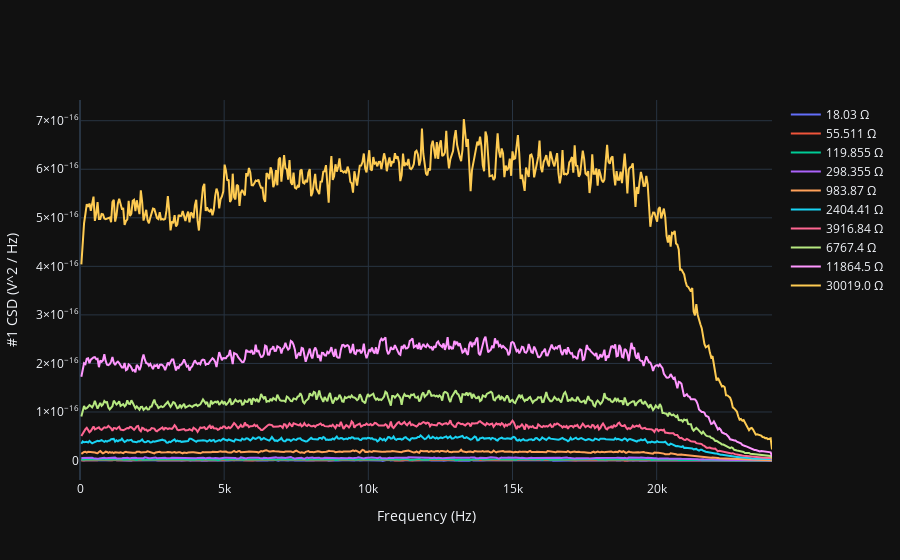

The cell this chart's notebook holds for it:
### Code cell
# Noise data analysis

Temp = 21.1 + 273.15
Temp_std = 1

fs = 48000

Pden_arr = np.array([])
Pden_std_arr = np.array([])


def G_std_over_G(f, V_in, R_2):
    return np.sqrt( ( (3E-3 + 0.01 * G_piece_func(f) * V_in) / (G_piece_func(f) * V_in) ) ** 2
                                     + (( v_into_amp(3E-3, cR_1, R_2) + 0.01 * V_in) / V_in) ** 2)

fig1 = go.Figure()
fig1.update_layout(
    xaxis_title="Frequency (Hz)",
    yaxis_title="#1 CSD (V^2 / Hz)",
    #xaxis_type="log",
    #yaxis_type='log',
    template="plotly_dark"
)

fig2 = go.Figure()
fig2.update_layout(
    xaxis_title="Frequency (Hz)",
    yaxis_title="#2 CSD (V^2 / Hz)",
    #xaxis_type="log",
    #yaxis_type='log',
    template="plotly_dark"
)

fig4 = go.Figure()
fig4.update_layout(
    xaxis_title="Frequency (Hz)",
    yaxis_title="PSD (V^2 / Hz)",
    #xaxis_type="log",
    template="plotly_dark"
)

# Spectral Analysis
r = 0
for v_dat_1L, v_dat_2L, v_dat_1R, v_dat_2R in zip(v_data_1L_arr, v_data_2L_arr, v_data_1R_arr, v_data_2R_arr):
    f1, P_den_1 = signal.welch(v_dat_1L, fs, nperseg=1024)
    
    fc_1, P_den_cross_1 = signal.csd(v_dat_1L, v_dat_1R, fs, nperseg=1024)
    fc_2, P_den_cross_2 = signal.csd(v_dat_2L, v_dat_2R, fs, nperseg=1024)
    fc_1 = fc_1.real
    fc_2 = fc_2.real
    P_den_cross_1 = P_den_cross_1.real
    P_den_cross_2 = P_den_cross_2.real
    P_den1 = P_den_cross_1 / G_piece_func(fc_1) ** 2 / C_interp(fc_1) ** 2
    P_den2 = P_den_cross_2 / G_piece_func(fc_2) ** 2 / C_interp(fc_2) ** 2
    f_flat1 = fc_1[10:400]
    f_flat2 = fc_2[10:400]
    P_den1_flat = P_den1[10:400]
    P_den2_flat = P_den2[10:400]
    
    

    fig1.add_trace(go.Scatter(
        x=fc_1, y=P_den1,
        name='{} Ω'.format(R_arr[r]),
        mode='lines',
        # line=dict(
        #     color=color_arr[r]
        # )
    ))

    fig2.add_trace(go.Scatter(
        x=fc_2, y=P_den2,
        name='{} Ω'.format(R_arr[r]),
        mode='lines',
        # line=dict(
        #     color=color_arr[r]
        # )
    ))

    fig4.add_trace(go.Scatter(
        x=f1, y=P_den_1,
        name='{} Ω'.format(R_arr[r]),
        mode='lines',
    ))

    data_std1 = np.sqrt(
        np.sum(
            ( 2 * P_den1_flat * np.sqrt( (2/40) ** 2 +
                                         (0.2 / G_piece_func(f_flat1) + 0.01) ** 2) ) ** 2
        )
    ) / len(f_flat1)
    data_std2 = np.sqrt(
        np.sum(
            ( 2 * P_den2_flat * np.sqrt( (2/40) ** 2 +
                                         (0.2 / G_piece_func(f_flat2) + 0.01) ** 2) ) ** 2
        )
    ) / len(f_flat2)
    
    Pden_std_arr = np.array([*Pden_std_arr, *[np.sqrt(np.std(P_den1_flat) ** 2 + data_std1 ** 2),
                                            np.sqrt(np.std(P_den2_flat) ** 2 + data_std2 ** 2)]])
    Pden_arr = np.array([*Pden_arr, *[np.mean(P_den1_flat),
                                    np.mean(P_den2_flat)]])
    
    r += 1

# Fitting data
def lin_func(x, a, b):
    return a*x + b

def quad_func(x, a, b, c):
    return a*x**2 + b*x + c

ext_R_arr = np.array([])
for res in R_arr:    
    ext_R_arr = np.array([*ext_R_arr, res, res])

kb_slope_arr = Pden_arr / (4 * Temp)
kb_slope_std_arr = Pden_arr / (4 * Temp) * np.sqrt((Pden_std_arr / Pden_arr) ** 2 + (Temp_std / Temp) ** 2)

params_lin, cov_lin = curve_fit(lin_func, ext_R_arr, kb_slope_arr, sigma=kb_slope_std_arr)
p_lin_err = np.sqrt(np.diag(cov_lin))

params_quad, cov_quad = curve_fit(quad_func, ext_R_arr, kb_slope_arr, sigma=kb_slope_std_arr)
p_quad_err = np.sqrt(np.diag(cov_quad))

R_space = np.linspace(0, max(R_arr), 10000)


# Plotting
fig3 = go.Figure()
fig3.add_trace(go.Scatter(
    x=ext_R_arr, y=kb_slope_arr,
    error_y=dict(
        type='data',
        array=kb_slope_std_arr,
        color='blue'
    ),
    name='Data', 
    mode='markers',
    marker=dict(
        color='blue'
    )
))

fig3.add_trace(go.Scatter(
    x=R_space, y=lin_func(R_space, *params_lin),
    name='Linear Fit',
    mode='lines',
    line=dict(
        color='red'
    )
))

fig3.add_trace(go.Scatter(
    x=R_space, y=quad_func(R_space, *params_quad),
    name='Quadratic Fit',
    mode='lines',
    line=dict(
        color='green'
    )
))

fig3.update_layout(
    xaxis_title='Resistance (Ω)',
    yaxis_title='<S_f> / 4T (V^2 / (Hz * K))',
    template="plotly_dark"
)

fig1.show()
fig1.write_image('# 1 CSD per R.pdf')
fig1.write_image('# 1 CSD per R.png')
fig2.show()
fig2.write_image('# 2 CSD per R.pdf')
fig2.write_image('# 2 CSD per R.png')
fig3.show()
fig3.write_image('S vs R plot.pdf')
fig3.write_image('S vs R plot.png')
fig4.show()

print('Lin param: {} +/- {} , Const param: {} +/- {}'.format(params_lin[0], p_lin_err[0], params_lin[1], p_lin_err[1]))
print('Quad param: {} +/- {} , Lin param: {} +/- {} , Const param: {} +/- {}'.format(params_quad[0], p_quad_err[0], params_quad[1],
                                                                                     p_quad_err[1], params_quad[2], p_quad_err[2]))

### Figure 1 — Plotly figure (JSON) as saved in the notebook; plotly's stock layout.template omitted (floating-point values rounded to 4 significant figures; data arrays with more than 128 entries replaced by an {"elided": "..."} marker saying what was removed)
{"data": [{"mode": "lines", "name": "18.03 Ω", "type": "scatter", "x": {"elided": "513 float values"}, "y": {"elided": "513 float values"}}, {"mode": "lines", "name": "55.511 Ω", "type": "scatter", "x": {"elided": "513 float values"}, "y": {"elided": "513 float values"}}, {"mode": "lines", "name": "119.855 Ω", "type": "scatter", "x": {"elided": "513 float values"}, "y": {"elided": "513 float values"}}, {"mode": "lines", "name": "298.355 Ω", "type": "scatter", "x": {"elided": "513 float values"}, "y": {"elided": "513 float values"}}, {"mode": "lines", "name": "983.87 Ω", "type": "scatter", "x": {"elided": "513 float values"}, "y": {"elided": "513 float values"}}, {"mode": "lines", "name": "2404.41 Ω", "type": "scatter", "x": {"elided": "513 float values"}, "y": {"elided": "513 float values"}}, {"mode": "lines", "name": "3916.84 Ω", "type": "scatter", "x": {"elided": "513 float values"}, "y": {"elided": "513 float values"}}, {"mode": "lines", "name": "6767.4 Ω", "type": "scatter", "x": {"elided": "513 float values"}, "y": {"elided": "513 float values"}}, {"mode": "lines", "name": "11864.5 Ω", "type": "scatter", "x": {"elided": "513 float values"}, "y": {"elided": "513 float values"}}, {"mode": "lines", "name": "30019.0 Ω", "type": "scatter", "x": {"elided": "513 float values"}, "y": {"elided": "513 float values"}}], "layout": {"xaxis": {"title": {"text": "Frequency (Hz)"}}, "yaxis": {"title": {"text": "#1 CSD (V^2 / Hz)"}}}}
